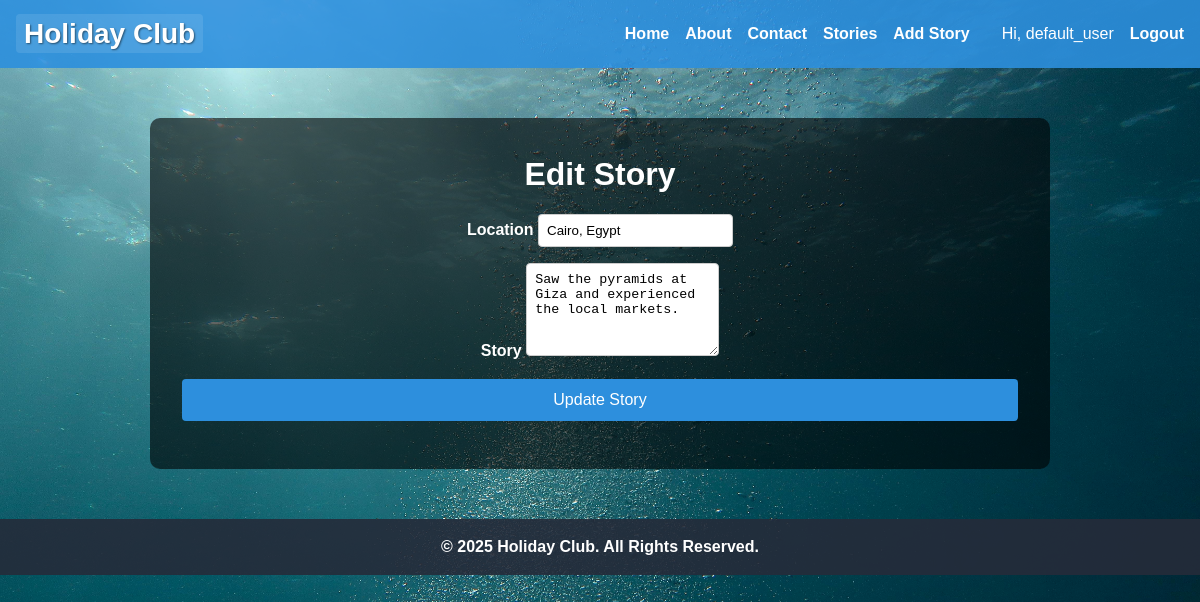
Page /editstory/3 (signed in) on the committed database.
### tables this page shows
CREATE TABLE users (
            id INTEGER PRIMARY KEY AUTOINCREMENT,
            username TEXT NOT NULL,
            email TEXT NOT NULL,
            password_hash TEXT
        );

CREATE TABLE stories (
      id INTEGER PRIMARY KEY AUTOINCREMENT,
          user_id INTEGER NOT NULL,
              location TEXT NOT NULL,
                  story_text TEXT NOT NULL,
                      FOREIGN KEY (user_id) REFERENCES users(id)
                        );

### app.py (the view, shortened to what this page needs)
@app.route('/editstory/<int:story_id>', methods=['GET', 'POST'])
@login_required
def edit_story(story_id):
    conn = get_db_connection()
    story = conn.execute(
        'SELECT * FROM stories WHERE id = ?', (story_id,)
    ).fetchone()
    if story is None:
        conn.close()
        flash("Story not found!", "error")
        return redirect(url_for('view_story'))
    if story['user_id'] != g.user['id']:
        conn.close()
        flash("You can only modify your own stories.", "error")
        return redirect(url_for('view_story'))
    conn.close()
    return render_template('editstory.html', story=story)

### app.py (called while the page is built)
def login_required(f):
    @wraps(f)
    def wrapped(*args, **kwargs):
        if 'user_id' not in session:
            flash("Please log in first.", "error")
            return redirect(url_for('login'))
        return f(*args, **kwargs)
    return wrapped

@app.before_request
def load_logged_in_user():
    user_id = session.get('user_id')
    g.user = None
    if user_id:
        conn = get_db_connection()
        g.user = conn.execute(
            "SELECT * FROM users WHERE id = ?", (user_id,)
        ).fetchone()
        conn.close()

def get_db_connection():
    conn = sqlite3.connect(DATABASE)
    conn.row_factory = sqlite3.Row
    conn.execute('PRAGMA foreign_keys = ON;')
    return conn

### templates/editstory.html
{% extends 'base.html' %}
{% block content %}
<h1>Edit Story</h1>
<form method="POST" action="{{ url_for('edit_story', story_id=story.id) }}">
  <div class="form-group">
    <label for="location">Location</label>
    <input type="text" name="location" value="{{ story.location }}" required/>
  </div>
  <div class="form-group">
    <label for="story_text">Story</label>
    <textarea name="story_text" rows="5" required>{{ story.story_text }}</textarea>
  </div>
  <button type="submit">Update Story</button>
</form>
{% endblock %}

### templates/base.html (shortened to what this page needs)
<!DOCTYPE html>
<html lang="en">
<head>
  <link
    rel="stylesheet"
    href="{{ url_for('static', filename='css/styles.css') }}"
  />
</head>
<body>
  <nav class="navbar">
    <div class="nav-brand">
      <a href="{{ url_for('index') }}">Holiday Club</a>
    </div>
    <ul class="nav-links" id="nav-links">
      <li><a href="{{ url_for('index') }}">Home</a></li>
      <li><a href="{{ url_for('about') }}">About</a></li>
      <li><a href="{{ url_for('contact') }}">Contact</a></li>
      <li><a href="{{ url_for('view_story') }}">Stories</a></li>
      {% if g.user %}
        <li><a href="{{ url_for('add_story') }}">Add Story</a></li>
        <li><span class="nav-user">Hi, {{ g.user.username }}</span></li>
        <li><a href="{{ url_for('logout') }}">Logout</a></li>
      {% else %}
        <li class="spacer"></li>
        <li><a href="{{ url_for('login') }}">Login</a></li>
        <li><a href="{{ url_for('register') }}">Register</a></li>
      {% endif %}
    </ul>
  </nav>
  <div class="container">
    {% block content %}{% endblock %}
  </div>
  <footer>
    <p>© 2025 Holiday Club. All Rights Reserved.</p>
  </footer>
</body>
</html>

### static/css/styles.css (style rules this page uses)
* { margin: 0; padding: 0; box-sizing: border-box; }
body { background: url("../images/background.jpg") no-repeat center center fixed; background-size: cover; font-family: Arial, sans-serif; color: white; line-height: 1.5; }
h1, h2, h3 { margin-bottom: 1rem; }
.container { background: rgba(0, 0, 0, 0.6); padding: 2rem; border-radius: 10px; max-width: 900px; margin: 50px auto; text-align: center; }
.navbar { background-color: rgba(45, 143, 221, 0.9); display: flex; justify-content: space-between; align-items: center; padding: 0.8rem 1rem; }
.nav-brand a { font-size: 1.75rem; font-weight: 700; color: #fff; text-decoration: none; padding: 0.25rem 0.5rem; text-shadow: 1px 1px 2px rgba(0,0,0,0.5); background-color: rgba(255,255,255,0.1); border-radius: 4px; }
.nav-links { list-style: none; display: flex; gap: 1rem; }
.nav-links li a { color: #fff; text-decoration: none; font-weight: bold; }
footer { text-align: center; padding: 1rem; background-color: rgba(37, 44, 58, 0.9); color: white; font-weight: bold; margin-top: 2rem; }
form { display: flex; flex-direction: column; gap: 1rem; margin: 1rem 0; }
label { font-weight: bold; }
input[type="text"], input[type="email"], input[type="password"], textarea { padding: 0.5rem; border: 1px solid #ccc; border-radius: 4px; }
button[type="submit"], .btn { background-color: #2d8fdd; color: #fff; border: none; padding: 0.75rem 1.25rem; border-radius: 4px; cursor: pointer; text-decoration: none; display: inline-block; font-size: 1rem; }

### rows in the picture
users: user.username "default_user"
stories: location "Cairo, Egypt", story_text "Saw the pyramids at Giza and experienced the local markets."
